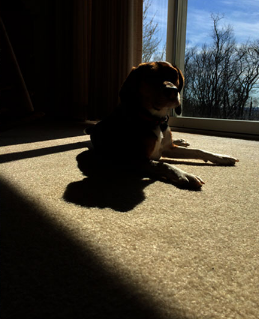
#> input picture _My/ch_05_Image Enhancement/ch_01_Point Operations/Projects/Images/Dog.PNG, 259 x 319 px
$ jupyter execute --allow-errors 'P_03_Image Gamma Transformation.ipynb'
#> lines starting #> are read from the running program, lines starting #| are printed output that depends on the picture
[cell 1]
#load important packages or libs
import cv2
import numpy as np

## using CV-Pow

[cell 2]
img = cv2.imread(r"Images/Dog.PNG",0)
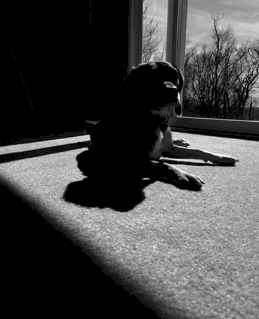
#> img: shape (319, 259); min 0, max 255, mean 68
img = img/255.0

[cell 3]
img.dtype

[cell 4]
img[250,250]
#> Out = 0.635

[cell 5]
im_power_low_transformation = cv2.pow(img,.6)
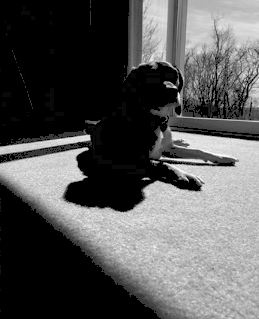
#> im_power_low_transformation: shape (319, 259) float64; min 0, max 1, mean 0.342
cv2.imshow('Original Image',img)
cv2.imshow('Power low Transformation',im_power_low_transformation)
cv2.waitKey(0)

#> (a cell that did not finish here is left out)

[cell 7]
im_power_high_transformation = cv2.pow(img,2)
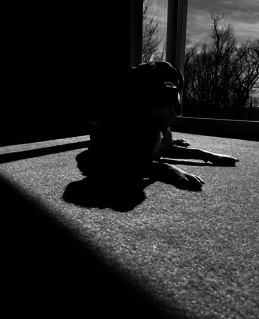
#> im_power_high_transformation: shape (319, 259) float64; min 0, max 1, mean 0.159
cv2.imshow('Original Image',img)
cv2.imshow('Power high Transformation',im_power_high_transformation)
cv2.waitKey(0)

[cell 8]
im_power_high_transformation[250,250]
#> Out = 0.404

# Using Numpy-Power

[cell 9]
img = cv2.imread(r"Images/Dog.PNG",0)
img = img/255.0

[cell 10]
img.dtype

[cell 11]
img[250,250]
#> Out = 0.635

[cell 12]
gamma = .6
img_power_low = np.power(img,gamma)

[cell 13]
img_power_low[250,250]
#> Out = 0.762

[cell 14]
cv2.imshow('Original Image',img)
cv2.imshow('Power low Transformation',img_power_low)
cv2.waitKey(0)

[cell 15]
gamma = 2
img_power_high = np.power(img,gamma)

[cell 16]
img_power_high[250,250]
#> Out = 0.404

$ run again, with _My/ch_05_Image Enhancement/ch_01_Point Operations/Projects/Images/Lion.png copied over _My/ch_05_Image Enhancement/ch_01_Point Operations/Projects/Images/Dog.PNG
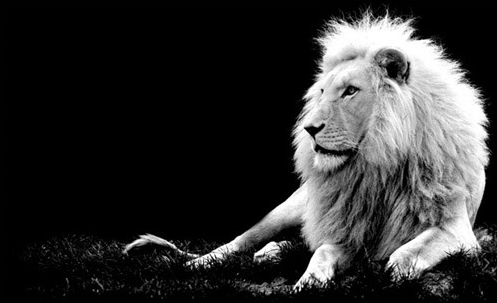
#> input picture _My/ch_05_Image Enhancement/ch_01_Point Operations/Projects/Images/Lion.png, 497 x 303 px
#> img is the input picture: shape (303, 497); min 0, max 255, mean 49.4
#> `img[250,250]`: Out = 0.0667
#> `im_power_low_transformation = cv2.pow(img,.6)`:
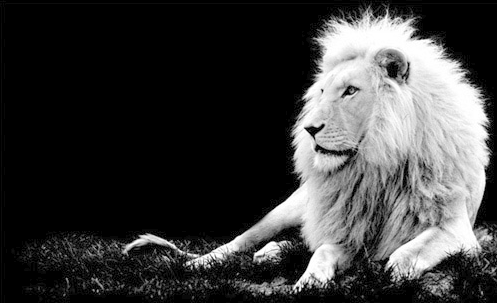
#> im_power_low_transformation: shape (303, 497) float64; min 0, max 1, mean 0.239
#> `im_power_high_transformation = cv2.pow(img,2)`:
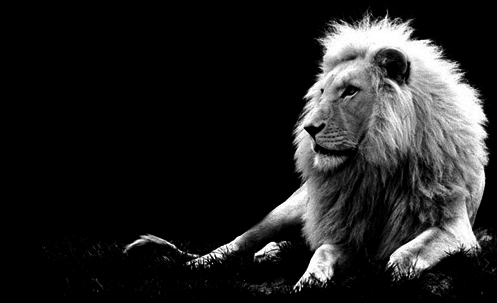
#> im_power_high_transformation: shape (303, 497) float64; min 0, max 1, mean 0.139
#> `im_power_high_transformation[250,250]`: Out = 0.00444
#> `img[250,250]`: Out = 0.0667
#> `img_power_low[250,250]`: Out = 0.197
#> `img_power_high[250,250]`: Out = 0.00444
